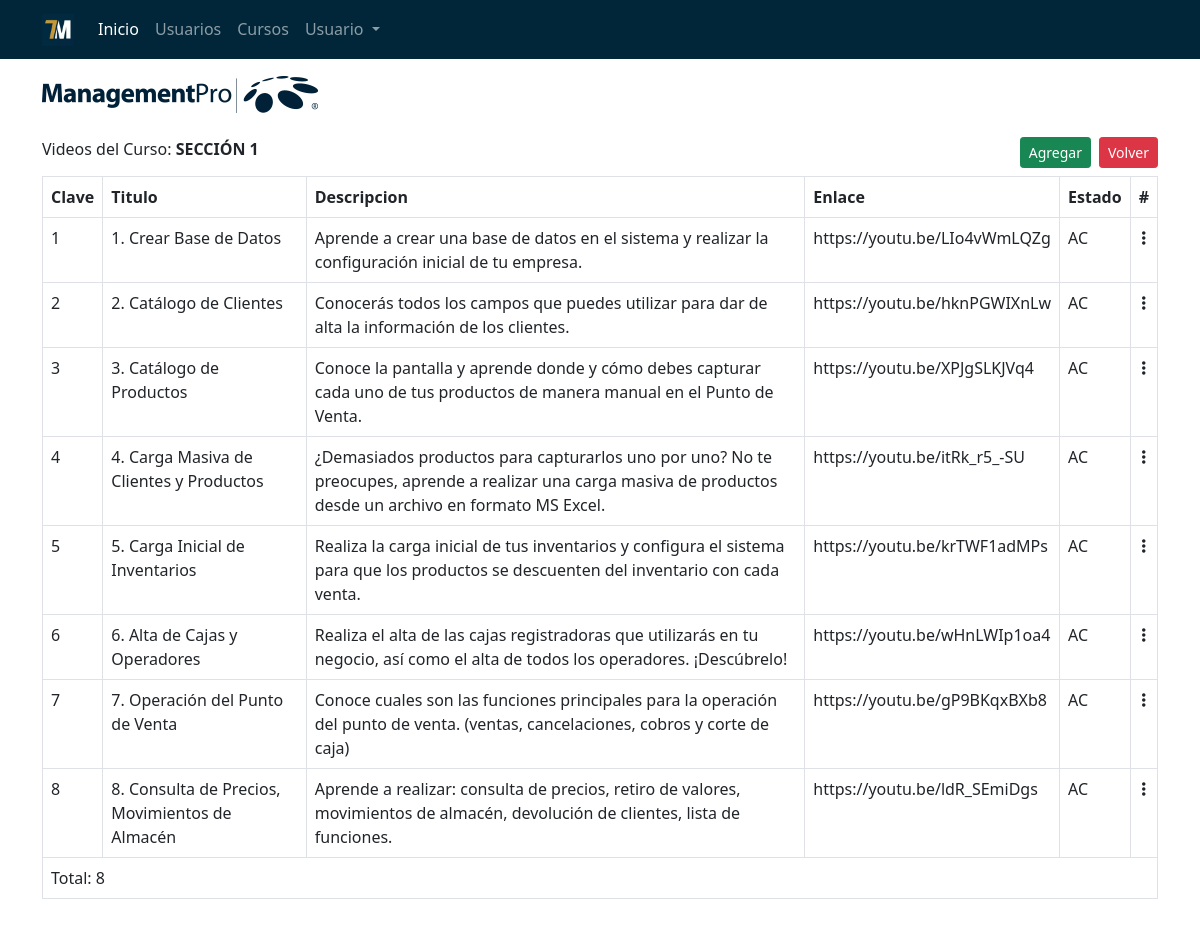
Before: /admin/cursos/videos/index.php?id=1.0 with the older database file.
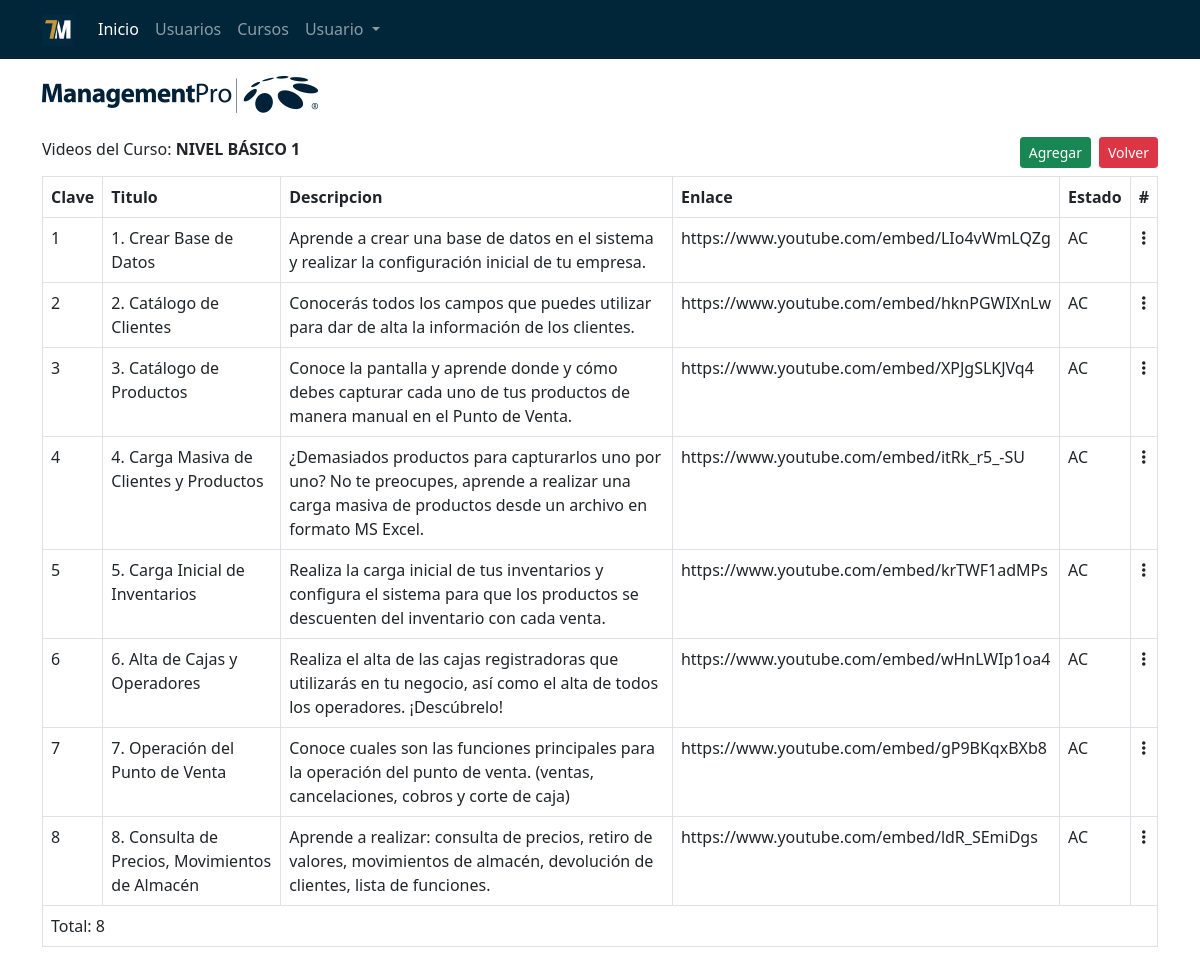
After: the same page with the newer database file.
### tables this page shows
CREATE TABLE `curso_video` (
  `Cv_Cve_Curso_Video` decimal(18,0) NOT NULL,
  `Cr_Cve_Curso` decimal(18,0) NOT NULL,
  `Cv_Titulo` varchar(50) DEFAULT NULL,
  `Cv_Descripcion` text DEFAULT NULL,
  `Cv_Url` text DEFAULT NULL,
  `Es_Cve_Estado` varchar(4) DEFAULT NULL
);

### inc/conexion.php (called while the page is built, shortened)
<?php
    try {
        $db_server = 'localhost';
        $db_name = 'proyecto';
        $db_user = 'root';
        $db_pass = '';
        $conn = mysqli_connect($db_server, $db_user, $db_pass, $db_name);
    }catch(Exception $e){
        $_SESSION['error'] = 'Ocurrio un error: '.$e->getMessage();
    }
    function Existe_Clave($tabla, $campo, $valor, $retorno, $ext){
      global $conn;
      $gvvalor = "";
      if($ext=='') $ext = "1 = 1";
      try{
        $gvq = "";
        $gvq .= "SELECT ";
        $gvq .= " $retorno as Valor ";
        $gvq .= "FROM $tabla ";
        $gvq .= "WHERE $campo = '$valor' AND ($ext) ";
        $resultEc = mysqli_query($conn, $gvq);
        if(mysqli_num_rows($resultEc)){
          $gvRow = mysqli_fetch_array($resultEc);
          $gvvalor = $gvRow['Valor'];
        }
      }catch(Exception $e){
        $gvvalor = 'Error: '.$e->getMessage();
      }
      return $gvvalor;
    }
?>

### admin/cursos/videos/index.php (the view, shortened to what this page needs)
<?php
    include ("../../../inc/conexion.php");
    $idCurso = trim(isset($_GET['id'])?$_GET['id']:'');
?>
<!DOCTYPE html>
<html lang="en">
  <head>
    <?php
        include ("../../../inc/base/head.php");
    ?>
  </head>
  <body>
    <?php
    include ("../../../inc/base/header.php");
    ?>
    <section class="container" style="padding-top:60px;">
      <div class="row">
        <div class="col-12 mt-3">
          <figure>
            <img src="../../../imagenes/logo_azul.png" alt="" />
          </figure>
        </div>
        <div class="col-12 pt-2 pb-2">
          <span class="pull-start">Videos del Curso: <b><?php echo Existe_Clave('Curso','Cr_Cve_Curso',$idCurso,'Cr_Titulo','') ?></b></span>
          <a class="btn btn-sm btn-danger float-end ms-2" href="../">Volver</a>
          <a class="btn btn-sm btn-success float-end" href="./add/?cr=<?php echo $idCurso ?>">Agregar</a>
        </div>
        <div class="col-12">
            <?php
            try{
                $query = "";
                $query .= "SELECT Cv_Cve_Curso_Video as Clave, ";
                $query .= " Cv_Titulo as Titulo, ";
                $query .= " Cv_Descripcion as Descripcion, ";
                $query .= " Cv_Url as Enlace, ";
                $query .= " Curso_Video.Cr_Cve_Curso as Curso, ";
                $query .= " Curso_Video.Es_Cve_Estado as Estado ";
                $query .= "FROM Curso_Video ";
                $query .= " INNER JOIN Curso ON Curso_Video.Cr_Cve_Curso = Curso.Cr_Cve_Curso ";
                $query .= "WHERE Curso_Video.Es_Cve_Estado <> 'BA' AND Curso_Video.Cr_Cve_Curso = '$idCurso' ";
                $result = mysqli_query($conn, $query);
            }catch(Exception $e){
              echo 'Error: '.$e->getMessage();
            }
                $iTotal = 0;
            ?>
            <div class="table-responsive">
              <table class="table table-bordered">
                <thead class="">
                  <th>Clave</th>
                  <th>Titulo</th>
                  <th>Descripcion</th>
                  <th>Enlace</th>
                  <th>Estado</th>
                  <th>#</th>
                </thead>
                <tbody>
                  <?php
                    while($row = mysqli_fetch_array($result)){
                      $iTotal++;
                      ?>
                        <tr id="Video<?php echo $row['Clave'] ?>">
                          <td><?php echo $row['Clave'] ?></td>
                          <td><?php echo $row['Titulo'] ?></td>
                          <td><?php echo $row['Descripcion'] ?></td>
                          <td><?php echo $row['Enlace'] ?></td>
                          <td><?php echo $row['Estado'] ?></td>
                          <td class="text-center">
                              <a class="text-dark" href="#" id="dropdownMenuLink" data-bs-toggle="dropdown" aria-expanded="false">
                                <i class="fa-solid fa-ellipsis-vertical"></i>
                              </a>
                          </td>
                        </tr>
                      <?php
                    }
                  ?>
                </tbody>
                <tfoot>
                    <tr>
                      <td colspan="10">Total: <?php echo $iTotal ?></td>
                    </tr>
                </tfoot>
              </table>
            </div>
        </div>
      </div>
    </section>
  </body>
</html>

Changed rows visible on the page:
changed curso_video "1. Crear Base de Datos": Cv_Url "https://youtu.be/LIo4vWmLQZg" → "https://www.youtube.com/embed/LIo4vWmLQZg"
changed curso_video "2. Catálogo de Clientes": Cv_Url "https://youtu.be/hknPGWIXnLw" → "https://www.youtube.com/embed/hknPGWIXnLw"
changed curso_video "3. Catálogo de Productos": Cv_Url "https://youtu.be/XPJgSLKJVq4" → "https://www.youtube.com/embed/XPJgSLKJVq4"
changed curso_video "4. Carga Masiva de Clientes y Productos": Cv_Url "https://youtu.be/itRk_r5_-SU" → "https://www.youtube.com/embed/itRk_r5_-SU"
changed curso_video "5. Carga Inicial de Inventarios": Cv_Url "https://youtu.be/krTWF1adMPs" → "https://www.youtube.com/embed/krTWF1adMPs"
changed curso_video "6. Alta de Cajas y Operadores": Cv_Url "https://youtu.be/wHnLWIp1oa4" → "https://www.youtube.com/embed/wHnLWIp1oa4"
changed curso_video "7. Operación del Punto de Venta": Cv_Url "https://youtu.be/gP9BKqxBXb8" → "https://www.youtube.com/embed/gP9BKqxBXb8"
changed curso_video "8. Consulta de Precios, Movimientos de Almacén": Cv_Url "https://youtu.be/ldR_SEmiDgs" → "https://www.youtube.com/embed/ldR_SEmiDgs"
Other visible differences:
Existe_Clave('Curso','Cr_Cve_Curso',$idCurso,'Cr_Titulo',''): "SECCIÓN 1" → "NIVEL BÁSICO 1"
